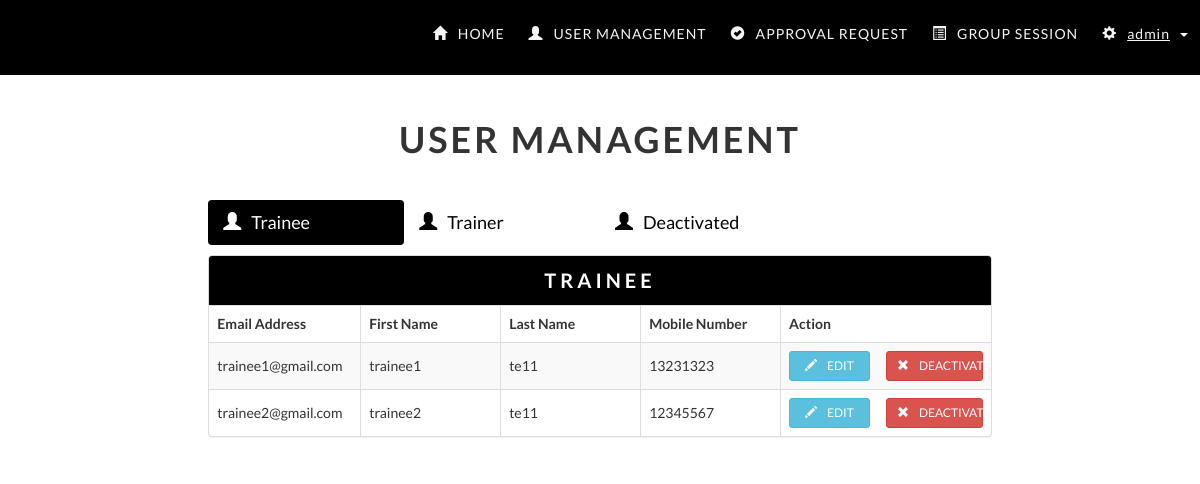
The app's page /administrator/user-management.php, older data.
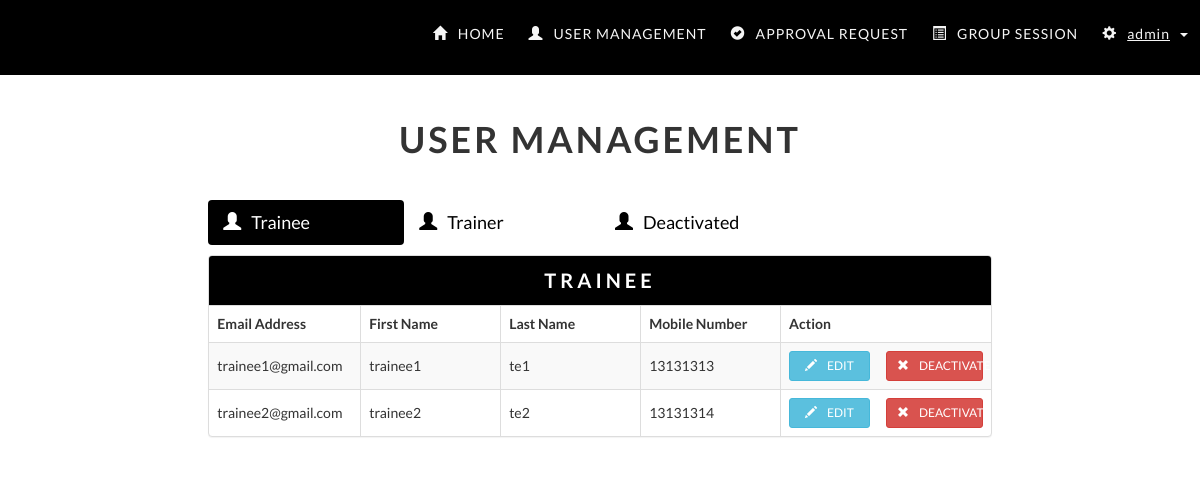
The same page, newer data.
### tables this page shows
CREATE TABLE IF NOT EXISTS `users` (
  `email` varchar(255) NOT NULL,
  `firstName` varchar(35) NOT NULL,
  `lastName` varchar(35) NOT NULL,
  `phoneNumber` int(8) NOT NULL,
  `profilePicture` varchar(255) NOT NULL,
  `role` varchar(10) NOT NULL,
  `password` varchar(50) NOT NULL,
  `status` int(1) NOT NULL
);

### administrator/loadUserInfo.php (the view, shortened to what this page needs)
<?php
function getTrainee() {
    require('../database/dbconfig.php');
    $sql = "SELECT * FROM users WHERE role = 'trainee' and status = 1";
    $req = $conn->prepare($sql);
    $req->execute();
    $rows = $req->fetchAll();
    if (!empty($rows)) {
        foreach ($rows as $row):
            $email = $row['email'];
            $firstName = $row['firstName'];
            $lastName = $row['lastName'];
            $mobile = $row['phoneNumber'];
            echo "<tr>";
            echo "<td class=\"col-md-2\">$email</td>";
            echo "<td class=\"col-md-2\">$firstName</td>";
            echo "<td class=\"col-md-2\">$lastName</td>";
            echo "<td class=\"col-md-2\">$mobile</td>";
            echo "<td class=\"col-md-3 padding-l15-r15\" >";
            echo "<a data-toggle=\"modal\" data-target=\"#editUserModal\" onclick=\"setEditInfo('$email','$mobile')\" class=\"btn btn-info btn-sm col-md-5\"><span class=\"glyphicon glyphicon-pencil icon-space\"></span>EDIT</a>";
            echo "<a data-toggle=\"modal\" data-target=\"#deactivateUserModal\" onclick=\"setDeactivateInfo('$email')\" class=\"btn btn-danger btn-sm col-md-offset-1 col-md-6\"><span class=\"glyphicon glyphicon-remove icon-space\"></span>DEACTIVATE</a>";
            echo "</td></tr>";
        endforeach;
    }
    else {
        echo "<tr><td colspan = \"5\" style=\"text-align:center;\">";
        echo "No trainee record found";
        echo "</td></tr>";
    }
}

### administrator/user-management.php (shortened to what this page needs)
<!DOCTYPE html>
<html>
    <head>
        <?php include_once 'include.php'; ?>
        <?php include_once 'loadUserInfo.php'; ?>
        <link rel="stylesheet" type="text/css" href="css/user-management.css" />
    </head>
    <body>
        <div class="container-fluid">
            <?php include_once 'nav-bar.php'; ?>
            <h1 class="text-center">USER MANAGEMENT</h1>
            <div class="col-md-8 col-md-offset-2 padding-0" id="usermanagement">
                <div class="row" style="margin-bottom: 10px;">
                    <ul class="nav nav-pills col-md-10 padding-l0-r0">
                        <li class="active data-tabs col-md-3 col-sm-6 col-xs-12"><a href="#trainee_tab" data-toggle="pill"><span class="glyphicon glyphicon-user icon-space"></span>Trainee</a></li>
                        <li class="data-tabs col-md-3 col-xs-12 col-sm-6"><a href="#trainer_tab" data-toggle="pill"><span class="glyphicon glyphicon-user icon-space"></span>Trainer</a></li>
                        <li class="data-tabs col-md-3 col-xs-12 col-sm-6"><a href="#deactivated_tab" data-toggle="pill"><span class="glyphicon glyphicon-user icon-space"></span>Deactivated</a></li>
                    </ul>
                </div>
                <div class="tab-content">
                    <div class="tab-pane active add--15-margin" id="trainee_tab">
                        <div class="panel panel-default margin-l0-r0">
                            <div class="panel-heading">
                                <div class="panel-title">TRAINEE</div>
                            </div>
                            <div class="table-responsive my-table-style">
                                <table id="esa-table" class="table table-striped table-bordered" cellspacing="0" width="100%">
                                    <thead>
                                        <tr>
                                            <th class="col-md-2">Email Address</th>
                                            <th class="col-md-2">First Name</th>
                                            <th class="col-md-2">Last Name</th>
                                            <th class="col-md-2">Mobile Number</th>
                                            <th class="col-md-3">Action</th>
                                        </tr>
                                    </thead>
                                    <tbody>
                                        <?php getTrainee(); ?>
                                    </tbody>
                                </table>
                            </div>
                        </div>
                    </div>
                </div>
            </div>
        </div>
    </body>
</html>

### administrator/include.php (shortened to what this page needs)
<!DOCTYPE html>
<link rel="stylesheet" href="https://maxcdn.bootstrapcdn.com/bootstrap/3.3.7/css/bootstrap.min.css">
<link rel="stylesheet" type="text/css" href="css/style.css" />

### administrator/nav-bar.php (shortened to what this page needs)
<link rel="stylesheet" type="text/css" href="CSS/navbar.css">
<?php include_once 'include.php'; ?>
<nav class="navbar navbar-fixed-top">
    <div class="container-fluid">
        <div class="navbar-header">
            <a class="navbar-brand"></a>
        </div>
        <div id="main-nav" class="collapse navbar-collapse">
            <ul class="nav navbar-nav navbar-right">
                <li><a href=""><span class="glyphicon glyphicon-home icon-space"></span>HOME</a></li>
                <li><a href="user-management.php"><span class="glyphicon glyphicon-user icon-space"></span>USER MANAGEMENT</a></li>
                <li><a href=""><span class="glyphicon glyphicon-ok-sign icon-space"></span>APPROVAL REQUEST</a></li>
                <li><a href=""><span class="glyphicon glyphicon-list-alt icon-space"></span>GROUP SESSION</a></li>
                <li class="dropdown">
                   <a href="#" class="dropdown-toggle" data-toggle="dropdown"><span class="glyphicon glyphicon-cog icon-space"></span><u><?php echo "admin";?></u><span style="margin-left:10px;" class="caret"></span></a>
                </li>
            </ul>
        </div>
    </div>
</nav>

### administrator/css/style.css (style rules this page uses)
body { margin-top: 80px; padding: 20px; font-family: Lato; }
@media (min-width: 768px) { h1 { letter-spacing: 3px; font-weight: bolder; } }
.panel-heading { background-color: black !important; }
.padding-0 { padding: 0px; }
.padding-l0-r0 { padding-left:0; padding-right:0; }
.padding-l15-r15 { padding-left:15px; padding-right:15px; }
.add--15-margin { margin-left:-15px; margin-right:-15px; }
.panel-title { font-size: 20px; text-align: center; font-weight: bold; letter-spacing: 2px; }
.data-tabs { font-size: 18px; padding-left:0; padding-right:0; margin-left: 0 !important; }
.nav-pills li.active a { background-color:black !important; color: white !important; }
.nav-pills li a { color: black !important; }

### administrator/css/user-management.css (style rules this page uses)
#usermanagement { padding-top: 30px; }
.icon-space { margin-right: 10px; }
.table > tbody > tr > td { vertical-align: middle; }
.panel-title { color: white; letter-spacing: 4px; }
@media only screen 
and (min-device-width : 768px) 
and (max-device-width : 1025px) 
and (orientation : landscape) { #add-btn-div, #usermanagement ul { width: 100%; } }

### administrator/css/navbar.css (style rules this page uses)
.navbar { margin: 0; height: 75px; border: none; background-color: black; }
.navbar-nav > li > a { font-family: Lato; font-size: 14px; color: whitesmoke; letter-spacing: 1px; font-weight: 500; vertical-align: middle; }
.icon-space { margin-right: 10px; }
.navbar-brand { margin-top: -10px; }
@media (min-width: 768px) { .navbar-nav { float: right; } }
@media (min-width: 768px) { .navbar-nav > li > a { padding: 5px 12px !important; border-radius: 5px; margin: 19px 0px; } }

Row changes from the older to the newer data that the page shows:
changed users "trainee1@gmail.com": lastName "te11" → "te1"; phoneNumber "13231323" → "13131313"
changed users "trainee2@gmail.com": lastName "te11" → "te2"; phoneNumber "12345567" → "13131314"
